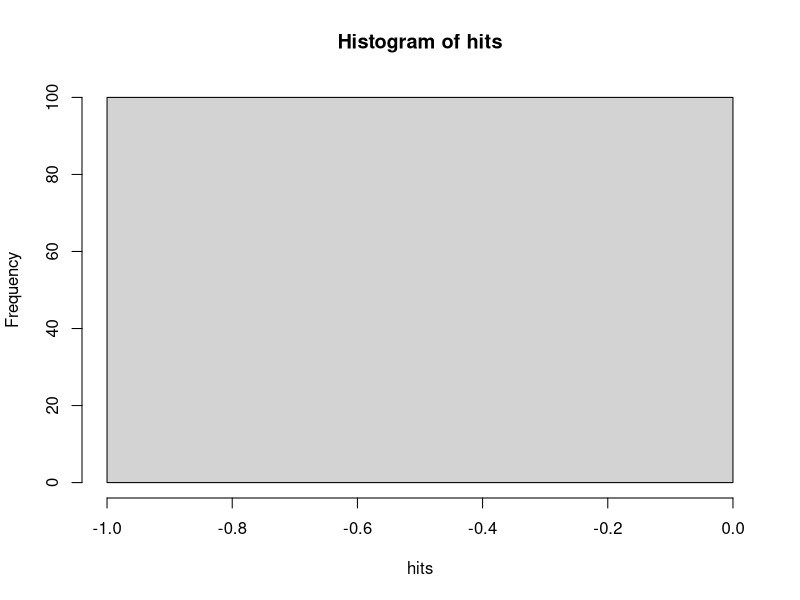

Here is the R script that generated this plot:
# From the August, 17th edition of the Riddler: Step 1: Game Theory. Step 2: ???? Step 3: Profit!
# Take a standard deck of cards,
# and pull out the numbered cards from one suit (the cards 2 through 10).
# Shuffle them, and then lay them face down in a row.
# Flip over the first card. Now guess whether the next card in the row is bigger or smaller.
# If you’re right, keep going.
#
# If you play this game optimally,
# what’s the probability that you can get to the end without making any mistakes?
#
# Extra credit: What if there were more cards — 2 through 20, or 2 through 100?
# How do your chances of getting to the end change?

hits <- replicate(100, {
    success <- replicate(1000, {
        deck <- sample(2:100) #our random set of 9 cards
        first <- deck[1] #the first card
        deck <- deck[-which(deck %in% first)] #take the first card out of the deck
      while (length(deck) > 0){ #repeat until no cards remain
        nxt <- deck[1] #make p the next card
      if ((length(deck[deck < first]) > length(deck[deck > first]) & nxt < first) ||
        (length(deck[deck < first]) < length(deck[deck > first]) & nxt > first) ||
        (length(deck[deck < first]) == length(deck[deck > first]) & nxt > first)){ #prediction logic
          deck <- deck[-which(deck %in% nxt)] #if prediction is right, "turn over" second card
          first = nxt #treat next card as first, and repeat until no cards left
        }
      else {break} #leave loop if the prediction is wrong
      }
   length(deck) == 0 #if we get through all of the cards, call it a win!
    })
  mean(success) #average the successes
})
mean(hits) #find the probability
# it's ~ 17%
#change to 2:20 and the probability drops to ~0.9%
#change to 2:100 the probability drops to (near) zero -- no hits from 1000000 tries!
hist(hits)
